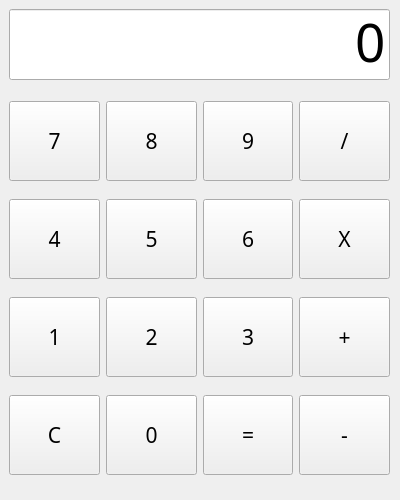
<?xml version="1.0" encoding="UTF-8"?>
<ui version="4.0">
 <class>Form</class>
 <widget class="QWidget" name="Form">
  <property name="geometry">
   <rect>
    <x>0</x>
    <y>0</y>
    <width>400</width>
    <height>500</height>
   </rect>
  </property>
  <property name="font">
   <font>
    <family>나눔고딕</family>
   </font>
  </property>
  <property name="windowTitle">
   <string>Form</string>
  </property>
  <widget class="QWidget" name="verticalLayoutWidget">
   <property name="geometry">
    <rect>
     <x>9</x>
     <y>9</y>
     <width>381</width>
     <height>71</height>
    </rect>
   </property>
   <layout class="QVBoxLayout" name="verticalLayout">
    <item>
     <widget class="QLineEdit" name="txt_view">
      <property name="font">
       <font>
        <family>나눔고딕</family>
        <pointsize>40</pointsize>
       </font>
      </property>
      <property name="text">
       <string>0</string>
      </property>
      <property name="alignment">
       <set>Qt::AlignBottom|Qt::AlignRight|Qt::AlignTrailing</set>
      </property>
     </widget>
    </item>
   </layout>
  </widget>
  <widget class="QWidget" name="gridLayoutWidget">
   <property name="geometry">
    <rect>
     <x>9</x>
     <y>89</y>
     <width>381</width>
     <height>401</height>
    </rect>
   </property>
   <property name="font">
    <font>
     <family>나눔고딕</family>
     <pointsize>16</pointsize>
    </font>
   </property>
   <layout class="QGridLayout" name="gridLayout">
    <item row="1" column="3">
     <widget class="QPushButton" name="btn_multipy">
      <property name="minimumSize">
       <size>
        <width>0</width>
        <height>80</height>
       </size>
      </property>
      <property name="font">
       <font>
        <family>나눔고딕</family>
        <pointsize>16</pointsize>
       </font>
      </property>
      <property name="text">
       <string>X</string>
      </property>
     </widget>
    </item>
    <item row="2" column="2">
     <widget class="QPushButton" name="btn_number3">
      <property name="minimumSize">
       <size>
        <width>0</width>
        <height>80</height>
       </size>
      </property>
      <property name="font">
       <font>
        <family>나눔고딕</family>
        <pointsize>16</pointsize>
       </font>
      </property>
      <property name="text">
       <string>3</string>
      </property>
     </widget>
    </item>
    <item row="2" column="3">
     <widget class="QPushButton" name="btn_add">
      <property name="minimumSize">
       <size>
        <width>0</width>
        <height>80</height>
       </size>
      </property>
      <property name="font">
       <font>
        <family>나눔고딕</family>
        <pointsize>16</pointsize>
       </font>
      </property>
      <property name="text">
       <string>+</string>
      </property>
     </widget>
    </item>
    <item row="1" column="0">
     <widget class="QPushButton" name="btn_number4">
      <property name="minimumSize">
       <size>
        <width>0</width>
        <height>80</height>
       </size>
      </property>
      <property name="font">
       <font>
        <family>나눔고딕</family>
        <pointsize>16</pointsize>
       </font>
      </property>
      <property name="text">
       <string>4</string>
      </property>
     </widget>
    </item>
    <item row="0" column="1">
     <widget class="QPushButton" name="btn_number8">
      <property name="minimumSize">
       <size>
        <width>0</width>
        <height>80</height>
       </size>
      </property>
      <property name="font">
       <font>
        <family>나눔고딕</family>
        <pointsize>16</pointsize>
       </font>
      </property>
      <property name="text">
       <string>8</string>
      </property>
     </widget>
    </item>
    <item row="0" column="2">
     <widget class="QPushButton" name="btn_number9">
      <property name="minimumSize">
       <size>
        <width>0</width>
        <height>80</height>
       </size>
      </property>
      <property name="font">
       <font>
        <family>나눔고딕</family>
        <pointsize>16</pointsize>
       </font>
      </property>
      <property name="text">
       <string>9</string>
      </property>
     </widget>
    </item>
    <item row="2" column="0">
     <widget class="QPushButton" name="btn_number1">
      <property name="minimumSize">
       <size>
        <width>0</width>
        <height>80</height>
       </size>
      </property>
      <property name="font">
       <font>
        <family>나눔고딕</family>
        <pointsize>16</pointsize>
       </font>
      </property>
      <property name="text">
       <string>1</string>
      </property>
     </widget>
    </item>
    <item row="0" column="3">
     <widget class="QPushButton" name="btn_divide">
      <property name="minimumSize">
       <size>
        <width>0</width>
        <height>80</height>
       </size>
      </property>
      <property name="font">
       <font>
        <family>나눔고딕</family>
        <pointsize>16</pointsize>
       </font>
      </property>
      <property name="text">
       <string>/</string>
      </property>
     </widget>
    </item>
    <item row="1" column="2">
     <widget class="QPushButton" name="btn_number6">
      <property name="minimumSize">
       <size>
        <width>0</width>
        <height>80</height>
       </size>
      </property>
      <property name="font">
       <font>
        <family>나눔고딕</family>
        <pointsize>16</pointsize>
       </font>
      </property>
      <property name="text">
       <string>6</string>
      </property>
     </widget>
    </item>
    <item row="3" column="0">
     <widget class="QPushButton" name="btn_C">
      <property name="minimumSize">
       <size>
        <width>0</width>
        <height>80</height>
       </size>
      </property>
      <property name="font">
       <font>
        <family>나눔고딕</family>
        <pointsize>16</pointsize>
       </font>
      </property>
      <property name="text">
       <string>C</string>
      </property>
     </widget>
    </item>
    <item row="2" column="1">
     <widget class="QPushButton" name="btn_number2">
      <property name="minimumSize">
       <size>
        <width>0</width>
        <height>80</height>
       </size>
      </property>
      <property name="font">
       <font>
        <family>나눔고딕</family>
        <pointsize>16</pointsize>
       </font>
      </property>
      <property name="text">
       <string>2</string>
      </property>
     </widget>
    </item>
    <item row="3" column="1">
     <widget class="QPushButton" name="btn_number0">
      <property name="minimumSize">
       <size>
        <width>0</width>
        <height>80</height>
       </size>
      </property>
      <property name="font">
       <font>
        <family>나눔고딕</family>
        <pointsize>16</pointsize>
       </font>
      </property>
      <property name="text">
       <string>0</string>
      </property>
     </widget>
    </item>
    <item row="0" column="0">
     <widget class="QPushButton" name="btn_number7">
      <property name="minimumSize">
       <size>
        <width>0</width>
        <height>80</height>
       </size>
      </property>
      <property name="font">
       <font>
        <family>나눔고딕</family>
        <pointsize>16</pointsize>
       </font>
      </property>
      <property name="text">
       <string>7</string>
      </property>
     </widget>
    </item>
    <item row="1" column="1">
     <widget class="QPushButton" name="btn_number5">
      <property name="minimumSize">
       <size>
        <width>0</width>
        <height>80</height>
       </size>
      </property>
      <property name="font">
       <font>
        <family>나눔고딕</family>
        <pointsize>16</pointsize>
       </font>
      </property>
      <property name="text">
       <string>5</string>
      </property>
     </widget>
    </item>
    <item row="3" column="2">
     <widget class="QPushButton" name="btn_result">
      <property name="minimumSize">
       <size>
        <width>0</width>
        <height>80</height>
       </size>
      </property>
      <property name="font">
       <font>
        <family>나눔고딕</family>
        <pointsize>16</pointsize>
       </font>
      </property>
      <property name="text">
       <string>=</string>
      </property>
     </widget>
    </item>
    <item row="3" column="3">
     <widget class="QPushButton" name="btn_minus">
      <property name="minimumSize">
       <size>
        <width>0</width>
        <height>80</height>
       </size>
      </property>
      <property name="font">
       <font>
        <family>나눔고딕</family>
        <pointsize>16</pointsize>
       </font>
      </property>
      <property name="text">
       <string>-</string>
      </property>
     </widget>
    </item>
   </layout>
  </widget>
 </widget>
 <resources/>
 <connections/>
</ui>
